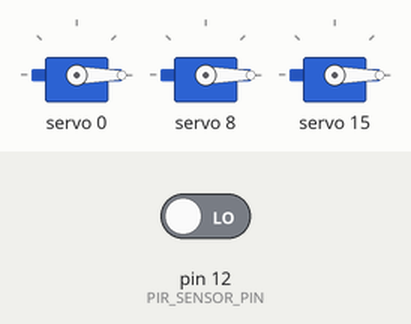
A sketch run on a simulated Arduino Uno, built with avr-gcc and run on an emulated ATmega328P. Shown: 3 × servo. The test bench sets the inputs (shaded band); at power-on: pin 12 (PIR_SENSOR_PIN) LOW. What the sketch prints to the serial monitor is not drawn.

Above: at 30.05 s.
At 30.65 s:
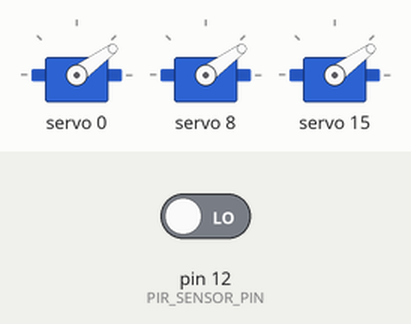
At 30.95 s:
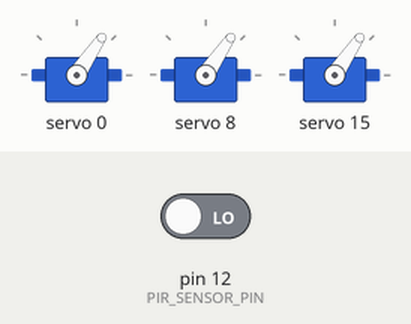
At 31.8 s:
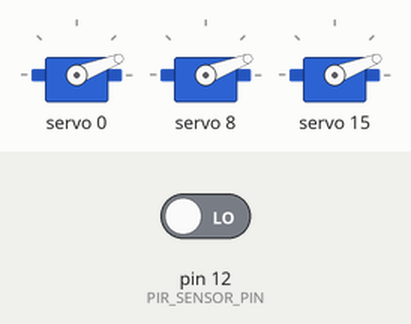
Timing chart, 0 to 35.0 s (numbered marks = the images above):
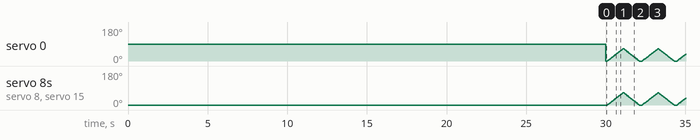

The sketch:

mainCode.ino
```cpp
/* The code is pretty straight forward and simple. It focuses on the communication between user movement enabling the buzzer to sound off, notifying
the user that movement was detected. I added a buzzerSFX function to generate 3 tones creating a "panic" type sound. When the buzzer sounds off the
servo motors will increase in speed based on the delayer value decreasing. The motors will then return to the original "relaxed" state.
*/

//Include the Adafruit PWM Servo library because I am utilizing the PCA9685 Servo Shield
#include <Adafruit_PWMServoDriver.h>

//Create 3 variables to be called for the servo motors
Adafruit_PWMServoDriver pwm1 = Adafruit_PWMServoDriver(0x40);
Adafruit_PWMServoDriver pwm2 = Adafruit_PWMServoDriver(0x40);
Adafruit_PWMServoDriver pwm3 = Adafruit_PWMServoDriver(0x40);

/* Determine the Minimum and Maximum pulse length count. I played around with these numbers till I was
satisfied with the outcome */
int servoMin = 100;
int servoMax = 250;

//Set the Servo Frequency
int servoFreq = 50;

//Determine the pin output for each servo on the shield
int servo1 = 0;
int servo2 = 8;
int servo3 = 15;

//PIR SENSOR

//Set pin for PIR Sensor
int PIR_SENSOR_PIN = 12;

//Set a variable to determine if motion is detected or not
//int currentMovementState = LOW;
//No motion at the start of the program
int currentMovementState = true;

//Sensor Status
int value = 0;

// When the sensor is low, it stays high for this duration
int timeAfterPIRLow = 5000;

long unsigned int timeTurnedLow;

//read when the sensor turns off
boolean readLowTime;

//I researched that it takes roughly 10 to 60 seconds to calibrate the sensor.
int calibratePIR = 30;
//PIEZO

//set pin for the buzzer
int BUZZER_PIN = 11;

//Set initial delay
int delayer = 5;

//Buzzer function to produce "Panic Sound"
void buzzerSFX() {

//Play the buzzer sound
  tone(BUZZER_PIN, 493);
  //Delay
  delay(300);
  //Stop the buzzer
  noTone(BUZZER_PIN);

//Play the buzzer sound
  tone(BUZZER_PIN, 293);
  //Delay
  delay(300);
  //Stop the buzzer
  noTone(BUZZER_PIN);

//Play the buzzer sound
  tone(BUZZER_PIN, 329);
  //Delay
  delay(300);
  //Stop the buzzer
  noTone(BUZZER_PIN);
}

void setup() {
  //Testing purposes
  Serial.begin(57600);

  //Start each board
  pwm1.begin();
  pwm2.begin();
  pwm3.begin();

  //Set the oscillator frequency
  pwm1.setOscillatorFrequency(27000000);
  pwm2.setOscillatorFrequency(27000000);
  pwm3.setOscillatorFrequency(27000000);

  //Set the servo frequency
  pwm1.setPWMFreq(servoFreq);
  pwm2.setPWMFreq(servoFreq);
  pwm3.setPWMFreq(servoFreq);

  //Read if there is movement via digitalRead
  value = digitalRead(PIR_SENSOR_PIN);

  //Set inputs and outputs

  //PIR as input - Whats going in
  pinMode(PIR_SENSOR_PIN, INPUT);

  //Buzzer as output - Whats going out
  pinMode(BUZZER_PIN, OUTPUT);

  //Sensor is off
  readLowTime = LOW;

  //For testing to see when calibration is complete
  Serial.println("Calibrating Sensor");
  //Convert time to milliseconds
  delay(calibratePIR * 1000);
  //For testing to see when calibration is complete
  Serial.println("Calibration Complete");
}

void loop() {
  //Read if there is movement via digital
  value = digitalRead(PIR_SENSOR_PIN);
  //Check to see if the input is high
  if (value == HIGH) {
    //Play the buzzer sound
    buzzerSFX();
    //If the motion is detected set the delay speed to 1, to make the rotation speed faster
    delayer = 1;
    //Change the currentmovement state to high if it is low
  if (currentMovementState == LOW) {
    //Read the given line for testing purposes to see if it works
    Serial.println("DETECTED");
    currentMovementState = HIGH;
    }
  }
  else {
    //Read the given line for testing purposes to see if it works
   // Serial.println("STOPPED");
    //turning it off
    if (currentMovementState == HIGH) {
      Serial.println("STOPPED");
      currentMovementState = LOW;
      //If no movement keep the delayer at 5 seconds
      delayer = 5;
      //Count the millis when the PIR goes low
      timeTurnedLow = millis();
    }
   // currentMovementState == LOW;
    //If no movement keep the delayer at 5 seconds
   // delayer = 5;
   }

   /* Create a for loop that runs throughout the program and only changes state depending on if movement is detected.
   This for loop goes from the servo minimum to the servo maximum */
   for (int i = servoMin; i <= servoMax; i++) {
     pwm1.setPWM(servo1, 0, i);
     pwm2.setPWM(servo2, 0, i);
     pwm3.setPWM(servo3, 0, i);
     delay(delayer);
    }
    //This for loop goes from the servo maximum to the servo minimum
   for (int i = servoMax; i >= servoMin; i--) {
     pwm1.setPWM(servo1, 0, i);
     pwm2.setPWM(servo2, 0, i);
     pwm3.setPWM(servo3, 0, i);
     delay(delayer);
    }

        //Check to see if enough time has passed
    if (!currentMovementState && (millis() - timeTurnedLow) > timeAfterPIRLow) {
      Serial.println("Time High Ended");
      noTone(BUZZER_PIN); //Turn off the buzzer if it is playing
    }
    //delay(1000);
  }
```
